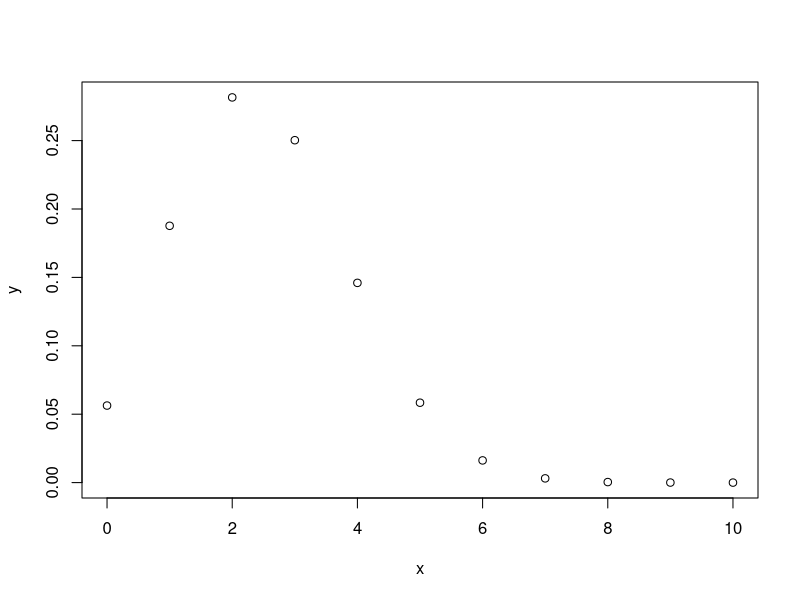

This figure's R source:
## ---- chunk 1
knitr::opts_chunk$set(echo = TRUE)
## ---- chunk 2
x <- seq(0,10)
y <- dbinom(x,10,0.25)
plot(x,y)
y1 <- dbinom(3, 10, 0.25)  # d para densidad
y2 <- pbinom(2,10,0.25)  # p para distribucion
## ---- chunk 3
# n: number of trials
# prob: probability of success in each trial
# lb: lower bound
# ub: upper bound
# (lb and ub are x: number of success)
# by default closed interval
pbinom_interval <- function(n, prob, 
                            lb, ub, 
                            contains_lb = TRUE, contains_ub = TRUE) {
  return(pbinom(ub-!(contains_ub), n, prob) - pbinom(lb-contains_lb, n, prob))
}
## ---- chunk 4
# m: number of items considered success
# n: number of items considered failure
# k: number of items you drawn
# lb: lower bound
# ub: upper bound
# (lb and ub are x: amount of items considered success you want drawn)
# by default closed interval
phyper_interval <- function(m, n, k,  
                            lb, ub, 
                            contains_lb = TRUE, contains_ub = TRUE) {
  return(phyper(ub-!(contains_ub), m, n, k) - phyper(lb-contains_lb, m, n, k))
}
## ---- chunk 5
# k: number of trials needed at least to watch success in last
# prob: probability of success in each trial
# lb: lower bound
# ub: upper bound
# (lb and ub are x: number of trials that I want to watch before success in last)
# by default closed interval
pnbinom_interval <- function(k, prob, 
                            lb, ub, 
                            contains_lb = TRUE, contains_ub = TRUE) {
  return(pnbinom(ub-!(contains_ub), k, prob) - pnbinom(lb-contains_lb, k, prob))
}
## ---- chunk 6
# same as pnbinom but k=1
pgeom_interval <- function(prob, 
                            lb, ub, 
                            contains_lb = TRUE, contains_ub = TRUE) {
  return(pgeom(ub-!(contains_ub), prob) - pgeom(lb-contains_lb, prob))
}
## ---- chunk 7
# lambda: mean
# (lb and ub are x: results ocurred in an experiment)
# by default closed interval
ppois_interval <- function(lambda,
                            lb, ub, 
                            contains_lb = TRUE, contains_ub = TRUE) {
  return(ppois(ub-!(contains_ub), lambda) - ppois(lb-contains_lb, lambda))
}
## ---- chunk 8
pnorm_interval <- function(mean, sd,
                            lb, ub, 
                            contains_lb = TRUE, contains_ub = TRUE) {
  return(pnorm(ub, mean, sd) - pnorm(lb, mean, sd))
}
